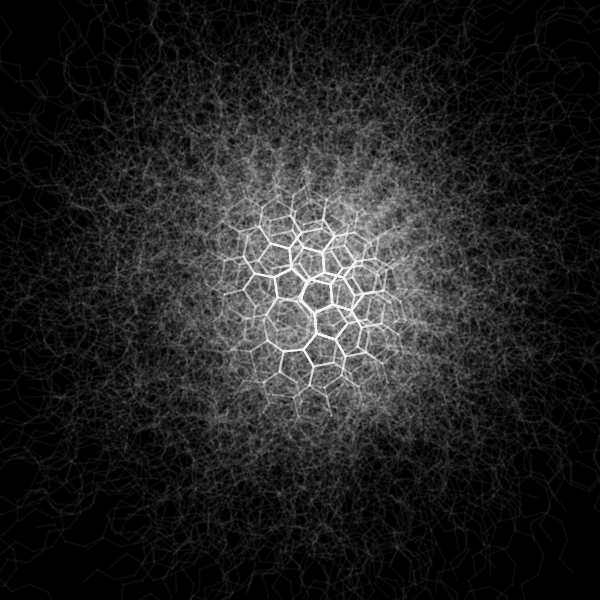
Frame 1 (no input)
Frame 60 (the mouse pressed at the canvas centre just before this capture): identical to frame 1, image omitted
Frame 120 (the mouse held since frame 60 and released just before this capture): identical to frame 1, image omitted

The Processing sketch that drew this single still picture (run headless with seeded random() and noise(); from frame 60 on, the mouse is pressed at the canvas centre):

// Processing sketch: linescribbler
// ── linescribbler.pde
//import processing.pdf.*;

void setup() {
  size(600,600);
  background(0);
 // beginRecord(PDF, "filename.pdf");

  for (int i = 1; i < 1000; i++) {

    IntList sequence = new IntList();
    int n = i;
    do {
      sequence.append(n);
      n = creatr(n);
      } while (n != 1);
      sequence.append(1);
      //sequence.reverse();
      
      float len = 20;
      //float angle = PI/7;
      float angle = 0.75;
      
      resetMatrix();
      translate(width/2, height/2);

   for (int j = 0; j < sequence.size(); j++) {
      int value = sequence.get(j); 
      
       if (value % 2 == 0) {
         rotate(angle);
         } else {
         rotate(-angle*10);
       }
      stroke(255,10);
      strokeWeight(2);
      line(0,0,len,0);
      translate(len, 0);
   }

}
 // endRecord();

}


void draw() {
  
}

int creatr(int n) {
 // even
  if (n % 2 == 0) {
   return n / 2;
    //odd
 } else {
   return (n * 3 + 1)/2;
 }
  
}
